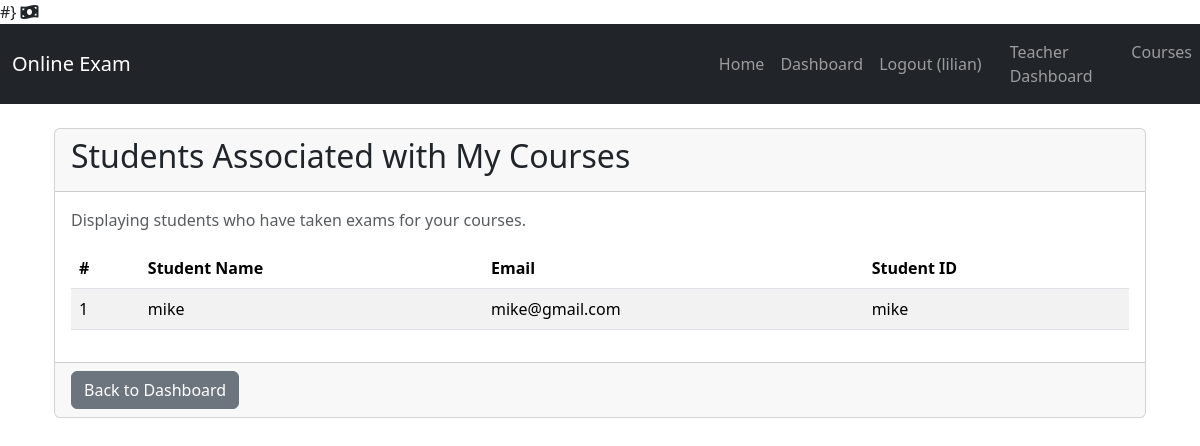
Page /teacher/students/ (signed in) on the earlier database version.
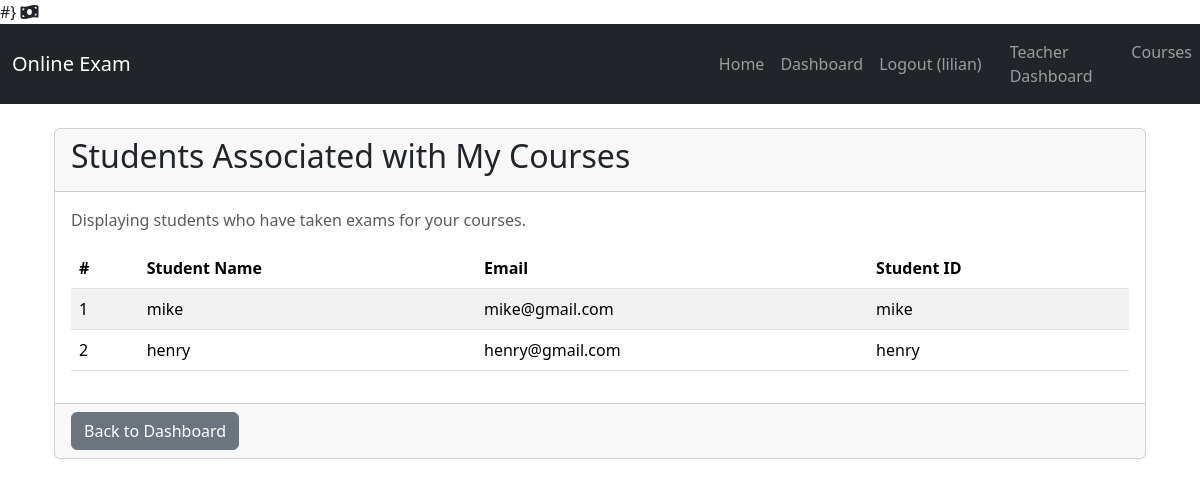
Same page on the later database version.
### exam_app/models.py (models this page shows)
class User(AbstractUser):
    is_student = models.BooleanField(default=False)
    is_teacher = models.BooleanField(default=False)
    approved = models.BooleanField(default=False)
    groups = models.ManyToManyField(
        'auth.Group',
        related_name='exam_app_users_groups', # Unique related_name for groups
        blank=True,
        help_text='The groups this user belongs to. A user will get all permissions granted to each of their groups.',
        related_query_name='user',
    )
    user_permissions = models.ManyToManyField(
        'auth.Permission',
        related_name='exam_app_users_permissions', # Unique related_name for user_permissions
        blank=True,
        help_text='Specific permissions for this user.',
        related_query_name='user',
    )

### exam_app/views.py (the view)
# urls.py: path('teacher/students/', views.teacher_student_list, name='teacher_student_list'),
@login_required
@user_passes_test(is_teacher)
def teacher_student_list(request):
    teachers_courses = Course.objects.filter(teacher=request.user)
    student_ids_from_exams = Exam.objects.filter(course__in=teachers_courses).values_list('student', flat=True).distinct()
    students = User.objects.filter(pk__in=student_ids_from_exams, is_student=True).order_by('first_name', 'last_name')
    context = {
        'students': students,
        'courses': teachers_courses # Optionally pass courses if you want to show which courses they teach
    }
    return render(request, 'teachers/student_list.html', context) # Will render a new template

### exam_app/views.py (called while the page is built)
def is_teacher(user):
    return user.is_authenticated and user.is_teacher and user.approved

### exam_app/templates/teachers/student_list.html (shortened to what this page needs)
{% extends 'base.html' %}
{% load static %}
{% block content %}
    <div class="container mt-4">
        <div class="card">
            <div class="card-header">
                <h2>Students Associated with My Courses</h2>
            </div>
            <div class="card-body">
                {% if students %}
                    <p class="text-muted">Displaying students who have taken exams for your courses.</p>
                    <div class="table-responsive">
                        <table class="table table-striped table-hover">
                            <thead>
                                <tr>
                                    <th>#</th>
                                    <th>Student Name</th>
                                    <th>Email</th>
                                    <th>Student ID</th>
                                </tr>
                            </thead>
                            <tbody>
                                {% for student in students %}
                                    <tr>
                                        <td>{{ forloop.counter }}</td>
                                        <td>
					    {% if student.first_name or student.last_name %}
						{{ student.first_name }} {{ student.last_name }}
					    {% else %}
						{{ student.username }}
					    {% endif %}
					</td>
                                        <td>{{ student.email }}</td>
                                        <td>{{ student.username }}</td>
                                    </tr>
                                {% endfor %}
                            </tbody>
                        </table>
                    </div>
                {% else %}
                    <p>No students have taken exams for your courses yet.</p>
                {% endif %}
            </div>
            <div class="card-footer">
                <a href="{% url 'exam_app:teacher_dashboard' %}" class="btn btn-secondary">Back to Dashboard</a>
            </div>
        </div>
    </div>
{% endblock %}

Differences in the rows shown:
added User: username "henry", email "henry@gmail.com"
